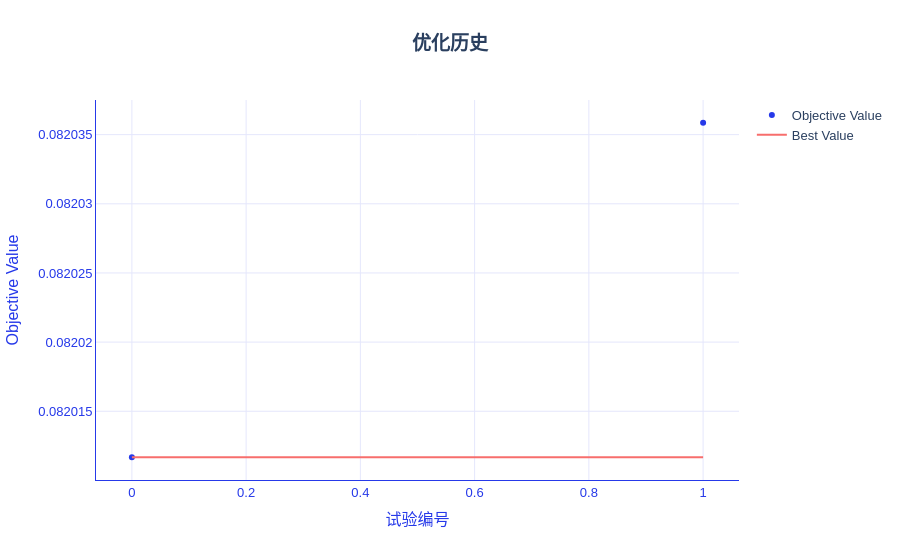

Notebook cell for this chart:
### Markdown cell above
## 8. LightGBM 分类：训练、评估、搜索和报告

本节所有代码可以独立运行。保留全量样本，用显式轮数和两次搜索控制演示耗时。

### Code cell
import sys

sys.path.append("../")

import numpy as np
import pandas as pd
from IPython.display import display
from hscredit import hscredit_dataset
from hscredit.utils.datasets import HSCREDIT_EXAMPLE_COLUMNS
from pathlib import Path
from tempfile import mkdtemp
from sklearn.base import clone
from optuna.samplers import GridSampler
from hscredit import LightGBM, get_metric, get_loss
from hscredit.report import ModelReport
from hscredit.utils import save_pickle, load_pickle

from hscredit.core.model_selection import oot_split, group_train_test_split
from sklearn.preprocessing import StandardScaler
from hscredit.core.models.losses import FocalLoss

data = hscredit_dataset(columns=HSCREDIT_EXAMPLE_COLUMNS)

features = ["BASE_X187", "DK_X1689", "DK_X44", "DK_X1995_2", "DK_X1223", "DK_X2677"]
target = "MOB6@30"
data["MOB1@30"] = data["MOB1"].gt(30).astype(int)
data["MOB3@30"] = data["MOB3"].gt(30).astype(int)
data["MOB6@30"] = data["MOB6"].gt(30).astype(int)
data["风险调整金额"] = data["loan_amt"].where(data["MOB6"].le(60), -data["loan_amt"])
data["授信时间"] = pd.to_datetime(data["授信时间"])

# 最新自然月作为 OOT；同一客户不能同时进入开发集和 OOT。
oot_start = data["授信时间"].max().to_period("M").start_time
development, oot = oot_split(data, time_col="授信时间", oot_start=oot_start)
development = development.loc[~development["用户编码"].isin(oot["用户编码"])].copy()
train, test = group_train_test_split(development, group="用户编码", test_size=0.25, random_state=42)
fit_data, validation = group_train_test_split(
    train, group="用户编码", test_size=0.25, random_state=42
)

# 填补和标准化只在调参训练子集上拟合；目标列保留原值。
fill_values = fit_data[features].median()
scaler = StandardScaler().fit(fit_data[features].fillna(fill_values))
for frame in [fit_data, validation, train, test, oot]:
    frame[features] = scaler.transform(frame[features].fillna(fill_values))
datasets = {"训练集": train, "测试集": test, "OOT": oot}

# 直接训练：DataFrame 内含 target，其他标签与元信息不进入 X。
model = LightGBM(
    target=target,
    n_estimators=8,
    num_leaves=7,
    verbosity=-1,
    early_stopping_rounds=None,
    validation_fraction=0,
    n_jobs=1,
    random_state=42,
)
model.fit(
    fit_data[features + [target]],
    eval_set={"验证集": validation[features + [target]]},
    eval_metric=get_metric("brier"),
)
display(pd.DataFrame([model.evaluate(test[features + [target]], metrics=["auc", "ks", "brier"])]))

# 使用现成 FocalLoss 作为自定义训练目标，不在 Notebook 实现损失函数。
loss = FocalLoss(alpha=0.6, gamma=1.0)
focal_model = clone(model).set_params(objective=loss)
focal_model.fit(fit_data[features + [target]])
display(
    pd.DataFrame(
        {
            "Focal验证损失": [
                loss.evaluate(validation[target], focal_model.predict_proba(validation[features]))
            ]
        }
    )
)

# 独立验证集搜索；test 和 OOT 均不参与调参。
search_space = {"num_leaves": [5, 9]}
best = model.tune(
    fit_data[features + [target]],
    eval_set={"验证集": validation[features + [target]]},
    search_space=search_space,
    metric=get_metric("brier"),
    sampler=GridSampler(search_space, seed=42),
    n_trials=2,
    cv=None,
    n_jobs=1,
    retention="predictions",
    show_progress_bar=False,
)
display(best.tuner.get_optimization_history())
display(best.tuner.plot_optimization_history())
print("最佳参数：", best.tuner.best_params_)

# 固定参数后，用完整 train 重训并生成多标签、多数据集报告。
fixed_model = clone(best)
fixed_model.fit(train[features + [target]])
report = ModelReport(
    fixed_model,
    datasets=datasets,
    features=features,
    overdue=["MOB1", "MOB3", "MOB6"],
    dpds=30,
    overdue_operator=">",
    metrics=["auc", "ks", "brier"],
    n_jobs=1,
)
display(report.summary())
output = Path(mkdtemp(prefix="hscredit_LightGBM_"))
report.to_excel(
    output / "模型报告.xlsx",
    amount="loan_amt",
    date="授信时间",
    with_plots=False,
    include_sample_records=False,
    mode="strict",
)

# 同时保存预处理和模型，原始输入才能重现同一预测。
save_pickle(
    {"features": features, "fill_values": fill_values, "scaler": scaler, "model": fixed_model},
    output / "完整推理包.pkl",
)
fixed_model.save_inference(output / "轻量模型.pkl")
restored = LightGBM.load(output / "轻量模型.pkl")
display(
    pd.DataFrame(
        restored.predict_proba(test[features]), columns=["好样本概率", "坏样本概率"]
    ).head()
)
print(output)

# 继续训练使用单独对象，不修改上面已经定稿的模型。
continuing = clone(fixed_model)
continuing.fit(fit_data[features + [target]])
rounds_before = continuing.get_native_model().booster_.current_iteration()
continuing.fit(validation[features + [target]], continue_training=True)
rounds_after = continuing.get_native_model().booster_.current_iteration()
display(pd.DataFrame({"续训前轮数": [rounds_before], "续训后轮数": [rounds_after]}))
display(pd.DataFrame([continuing.evaluate(test[features + [target]], metrics=["auc", "ks"])]))

### Figure 1 — Plotly figure (JSON) as saved in the notebook; plotly's stock layout.template omitted (floating-point values rounded to 4 significant figures)
{"data": [{"mode": "markers", "name": "Objective Value", "type": "scatter", "x": [0, 1], "y": [0.08201, 0.08204]}, {"mode": "lines", "name": "Best Value", "type": "scatter", "x": [0, 1], "y": [0.08201, 0.08201]}, {"marker": {"color": "#8A8FA3"}, "mode": "markers", "name": "Infeasible Trial", "showlegend": false, "type": "scatter", "x": [], "y": []}], "layout": {"colorway": ["#2639E9", "#F76E6C", "#FE7715", "#8892F3", "#9956A4", "#EA4585", "#5665EE", "#F0587A", "#B729AB", "#3C4DEB", "#E73B72", "#832EC2", "#BC5F8F", "#E0249A"], "font": {"family": "Alimama FangYuanTi VF, Microsoft YaHei, sans-serif", "size": 13}, "hoverlabel": {"bgcolor": "white", "bordercolor": "#2639E9", "font": {"family": "Alimama FangYuanTi VF, Microsoft YaHei, sans-serif", "size": 13}}, "legend": {"font": {"size": 13}}, "paper_bgcolor": "white", "plot_bgcolor": "white", "title": {"font": {"size": 19}, "text": "<b>优化历史</b>", "x": 0.5, "xanchor": "center"}, "xaxis": {"color": "#2639E9", "gridcolor": "#E5E7FC", "linecolor": "#2639E9", "showgrid": true, "showline": true, "tickfont": {"size": 13}, "title": {"font": {"size": 16}, "text": "试验编号"}, "zeroline": false}, "yaxis": {"color": "#2639E9", "gridcolor": "#E5E7FC", "linecolor": "#2639E9", "showgrid": true, "showline": true, "tickfont": {"size": 13}, "title": {"font": {"size": 16}, "text": "Objective Value"}, "zeroline": false}}}
